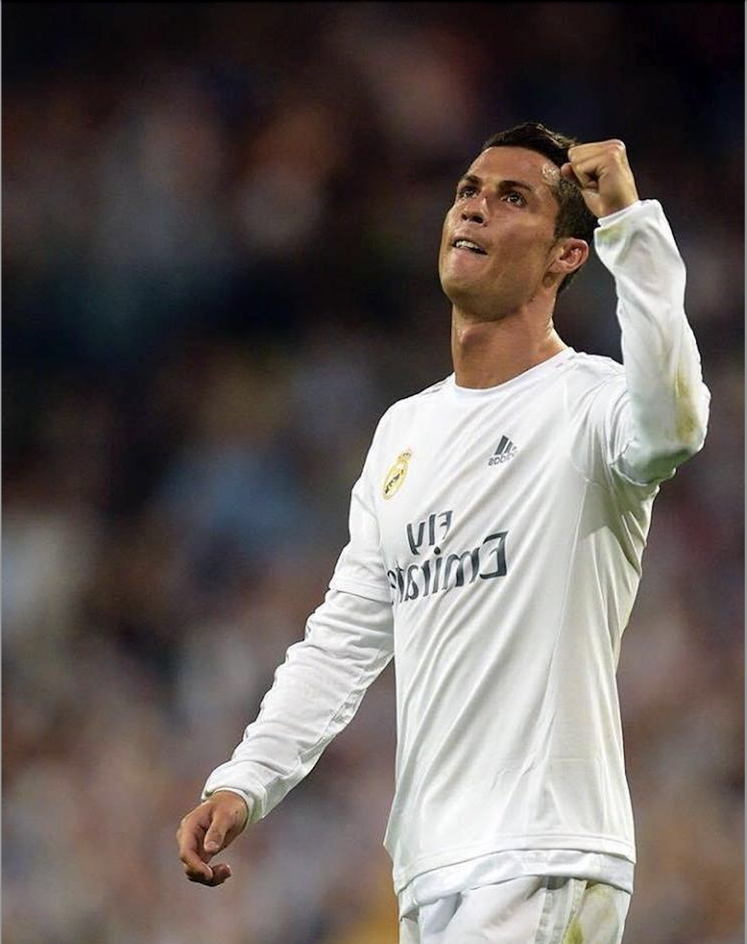
#> input picture 20522010_NguyễnMinhTiến_BT3/siu.png, 747 x 944 px, shrunk from 1077 x 1361 before the run
$ python main.py
#> lines starting #> are read from the running program, lines starting #| are printed output that depends on the picture
import cv2
import numpy as np
#Đọc ảnh
Image = cv2.imread('siu.png', 0)
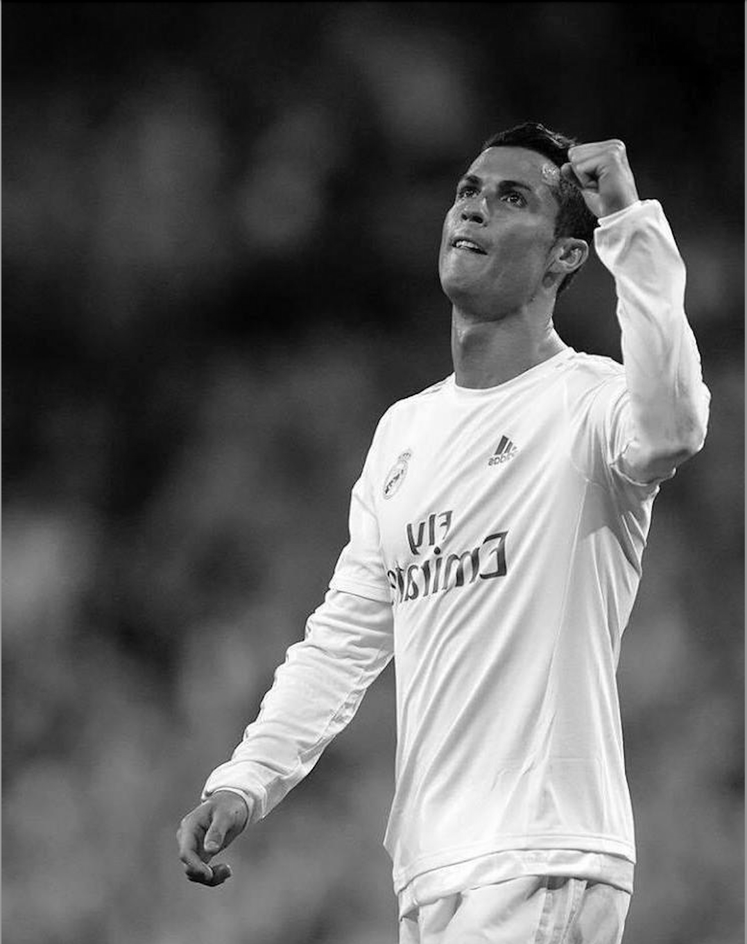
#> Image: shape (944, 747); min 0, max 255, mean 98.6

#Đọc kích thước ảnh
print("Kích thước matrix_image:", Image.shape)
#| Kích thước matrix_image: (944, 747)

filter = np.array([ [1,0.5,1], [0.5,0,-0.5], [-1,-0.5,-1]])

print("Kích thước ma trận filter:", filter.shape)
count = 0
summary = []
#Cross correlation
for i in range(3,Image.shape[0]+1,1):
    h=0
    child = []
    for j in range(3,Image.shape[1]+1,1):
        child.append(Image[count:i,h:j].flatten().dot(filter.flatten()))
        h+=1
    summary.append(child)
    count+=1
#> after the loop, count = 942; summary = 942 items
image_filter_cross = np.array(summary)
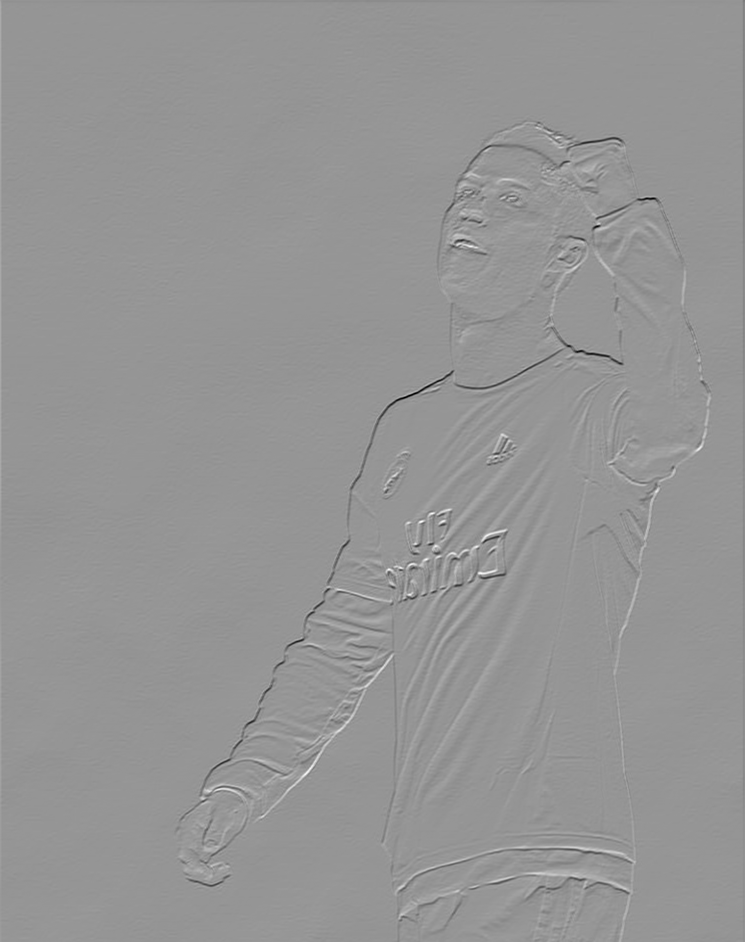
#> image_filter_cross: shape (942, 745) float64; min -612.5, max 432, mean -0.7; drawn with min black and max white
image_filter_cross = image_filter_cross.astype(np.uint8)
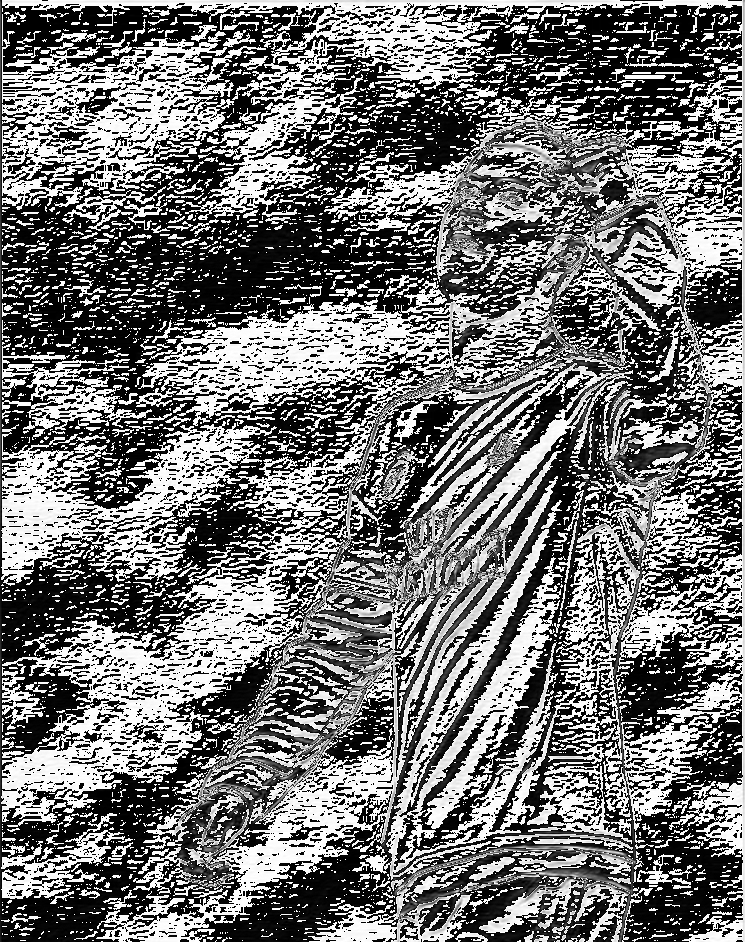
#> image_filter_cross: shape (942, 745); min 0, max 255, mean 115.6

#Convolution
filter = np.rot90(np.rot90(filter))
#> filter = [[-1, -0.5, -1], [-0.5, 0, 0.5], [1, 0.5, 1]]
k = 0
total = []
for i in range(3,Image.shape[0]+1,1):
    h=0
    child = []
    for j in range(3,Image.shape[1]+1,1):
        child.append(Image[k:i,h:j].flatten().dot(filter.flatten()))
        h+=1
    total.append(child)
    k+=1
#> after the loop, k = 942; total = 942 items
img_filter_cov = np.array(total)
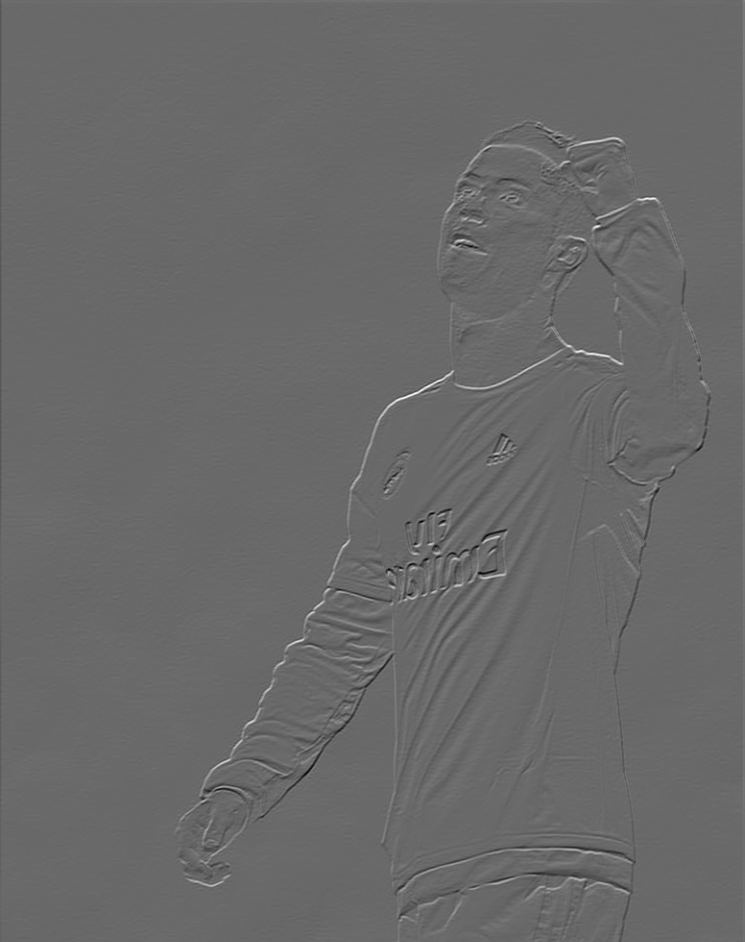
#> img_filter_cov: shape (942, 745) float64; min -432, max 612.5, mean 0.7; drawn with min black and max white
img_filter_cov = img_filter_cov.astype(np.uint8)
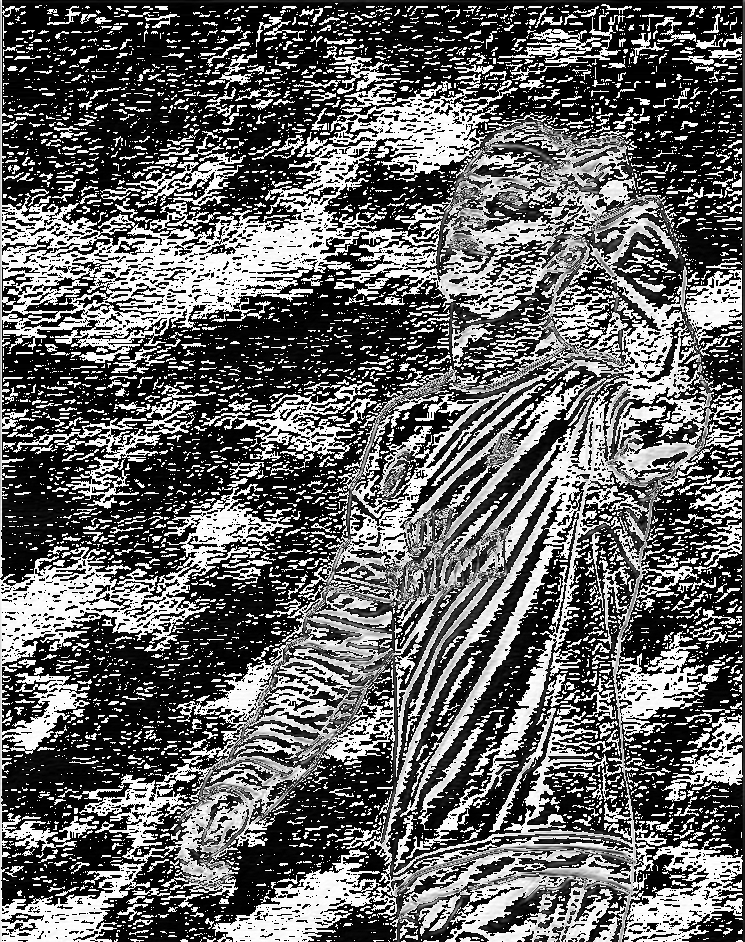
#> img_filter_cov: shape (942, 745); min 0, max 255, mean 100.4

#Xuất ảnh gốc, ảnh sau khi convo, ảnh sau khi cross_corr
cv2.imshow('Original Image', Image)
cv2.imshow('Convolution Image', img_filter_cov)
cv2.imshow('Cross Correlation Image', image_filter_cross)
cv2.waitKey(0)
